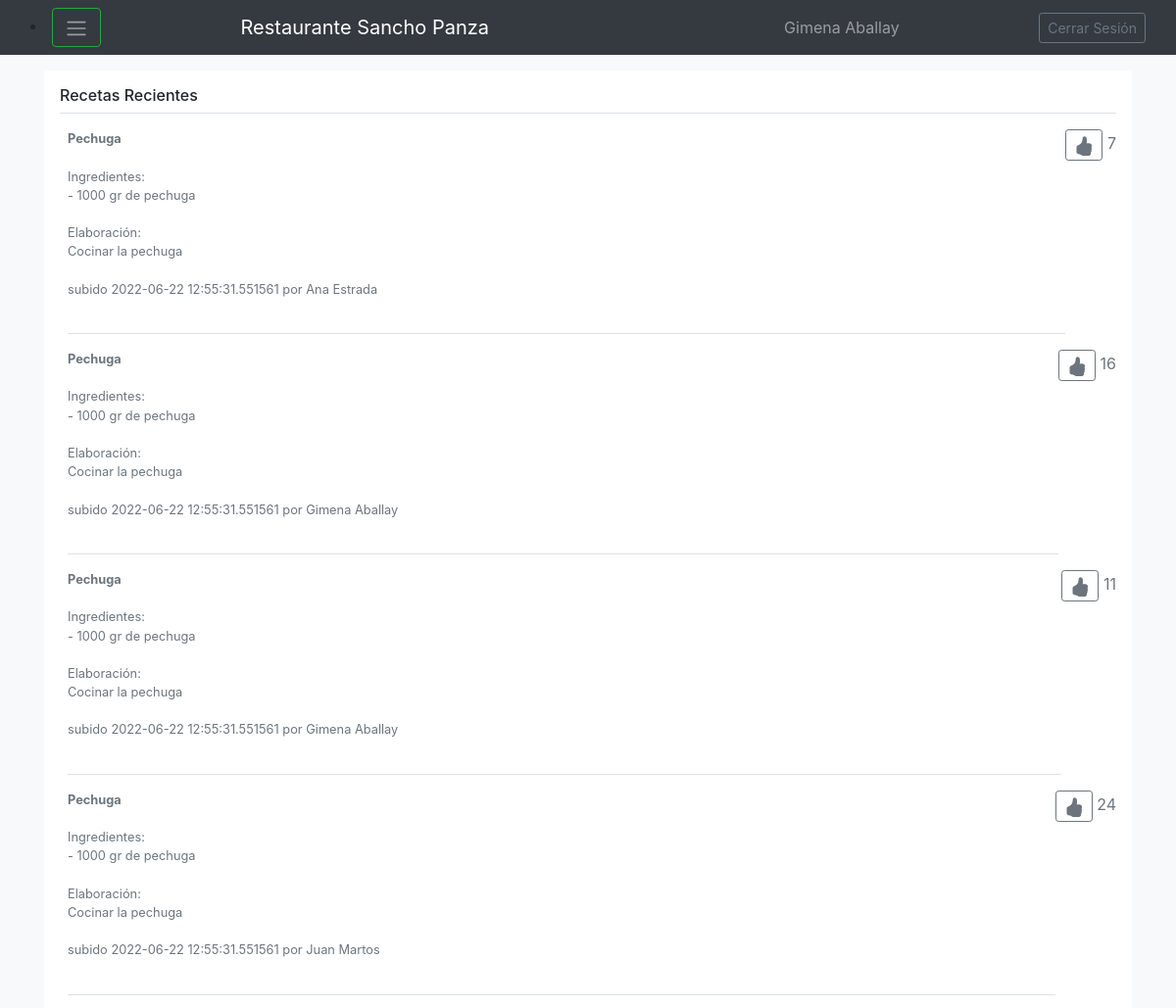
/Bienvenido (signed in, upper part), run on an earlier commit of the app's database.
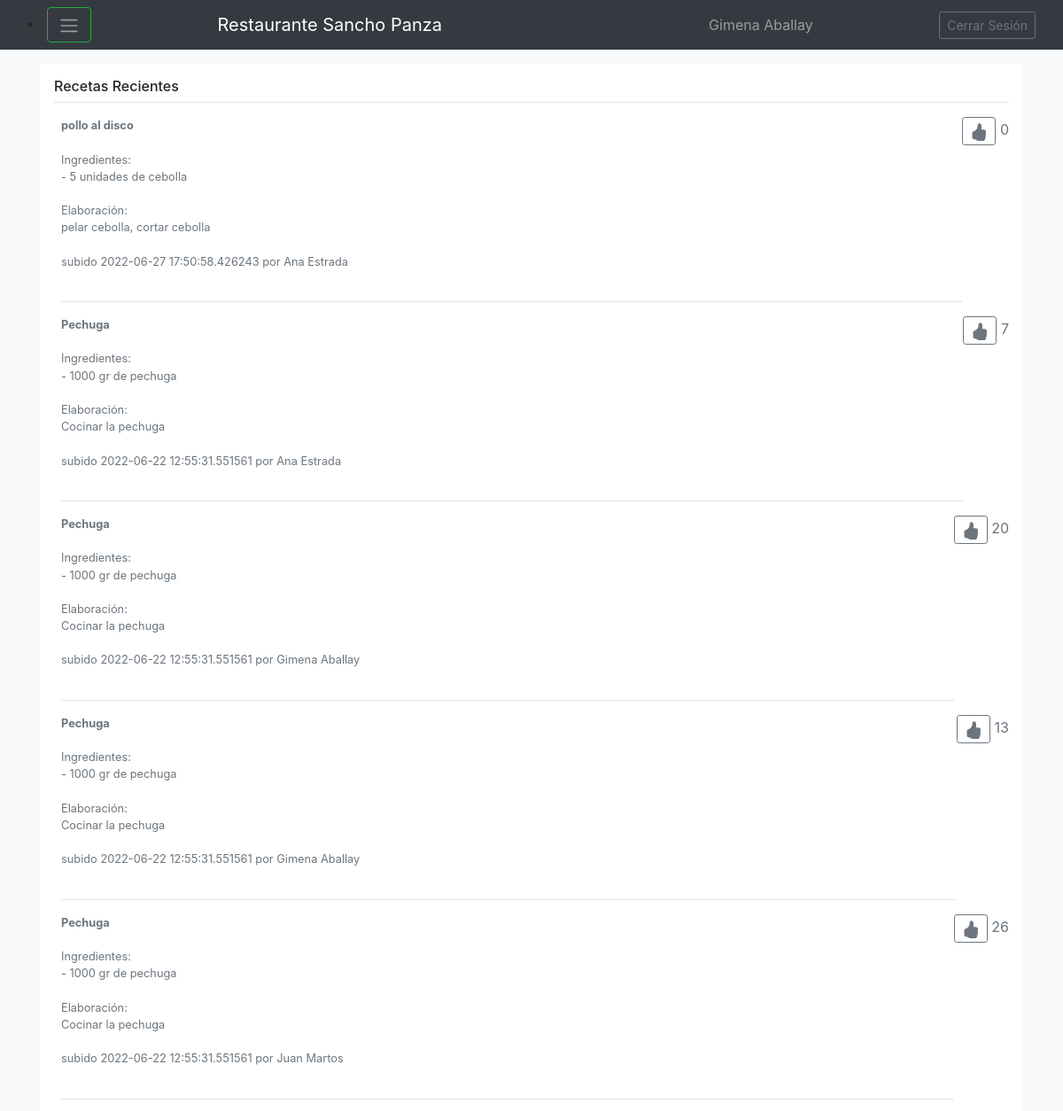
And on a later commit of the database.
### models.py (models this page shows, shortened)
class Usuario(db.Model):
    __tablename__='Usuario'
    id=db.Column(db.Integer, primary_key=True)
    nombre=db.Column(db.String(80), nullable=False)
    correo=db.Column(db.String(120), unique=True, nullable=False)
    clave=db.Column(db.String(120), nullable=False)
    recetas=db.relationship('Receta', backref='Usuario', cascade="all, delete-orphan")

class Receta(db.Model):
    __tablename__='Receta'
    id=db.Column(db.Integer, primary_key=True)
    nombre=db.Column(db.String(80), nullable=False)
    tiempo=db.Column(db.Integer, nullable=False)
    fecha=db.Column(db.DateTime, nullable=False)
    elaboracion=db.Column(db.String(80), nullable=False)
    cantidadmegusta=db.Column(db.Integer, nullable=False)
    usuarioid=db.Column(db.Integer, db.ForeignKey('Usuario.id'))
    ingredientes=db.relationship('Ingrediente', backref='Receta', cascade="all, delete-orphan")

class Ingrediente(db.Model):
    __tablename__='Ingrediente'
    id=db.Column(db.Integer, primary_key=True)
    nombre=db.Column(db.String(80), nullable=False)
    cantidad=db.Column(db.Integer, nullable=False)
    unidad=db.Column(db.String(80), nullable=False)
    recetaid=db.Column(db.Integer, db.ForeignKey('Receta.id'))

### app.py (the view)
@app.route('/Bienvenido', methods=['GET', 'POST'])
def ingreso():
    if request.method == 'POST':
        if not request.form['email'] or not request.form['password']: #Evalua si el usuario en si no ingreso nada
            return render_template('index.html')
        else:
            Usuario_actual= Usuario.query.filter_by(correo=request.form['email']).first() #Crea la variable Usuario_actual y le asigna el email ingresado en el form
            if Usuario_actual is None: #Comprueba si esta vacio
                return render_template('Error.html', error="Email no Registrado")
            else:
                password=(hashlib.md5(bytes(request.form['password'], encoding='utf-8'))).hexdigest() #Encripta la Password
                if (password==Usuario_actual.clave): #Compara el password ya hasheado con el de la base de datos
                    session['nombre']=Usuario_actual.nombre
                    session['id']=Usuario_actual.id
                    recetasrecientes=Receta.query.all()
                    recetasrecientes.reverse()
                    return render_template('Bienvenido.html', tipo_busqueda="Recetas Recientes", usuario_actual=Usuario_actual, recetas=recetasrecientes, usuarios=Usuario.query.all(), ingredientes=Ingrediente.query.all()) #Redirecciona al usuario al template de Bienvenido.html
                else:
                    return render_template('Error.html', error="Contraseña incorrecta")
    else:
        if ('nombre' in session):
            recetasrecientes=Receta.query.all()
            recetasrecientes.reverse()
            return render_template('Bienvenido.html', tipo_busqueda="Recetas Recientes", usuario_actual=session, recetas=recetasrecientes, usuarios=Usuario.query.all(), ingredientes=Ingrediente.query.all()) #Redirecciona al usuario al template de Bienvenido.html
        else:
            return render_template('index.html', error = 'User or Password wrong') #El caso base lo redirecciona al Ingreso.html

### templates/Bienvenido.html (shortened to what this page needs)
{% extends "Base.html" %}
{% block content %}
<div class="my-3 p-3 bg-white rounded box-shadow">
  <h6 class="border-bottom border-gray pb-2 mb-0">{{tipo_busqueda}}</h6>
  {% for receta in recetas %}
  <div class="media text-muted pt-3">
    <p class="media-body pb-3 mb-0 small lh-125 border-bottom border-gray">
      <strong class="d-block text-gray-dark">{{receta.nombre}}</strong>
    <br>
      Ingredientes:
    <br>
      {% for ingrediente in receta.ingredientes %}
        {% if ingrediente.recetaid == receta.id %}
          - {{ingrediente.cantidad}} {{ingrediente.unidad}} de {{ingrediente.nombre}}
          <br>
        {% endif %}
      {% endfor %}
      <br>
      Elaboración:
      <br>
      {{receta.elaboracion}}
      <br><br>
      subido {{receta.fecha}} por {{usuarios[receta.usuarioid-1].nombre}}
      <br><br>
      <p class="d-block text-gray-dark">
      <form action="http://localhost:5000/megusta" method="post">
        <a class="btn btn-outline-secondary btn-sm" href="http://localhost:5000/megusta" for="btn-check-2"></a>
           {{receta.cantidadmegusta}}
      </form>
    </p>
    </p>
  </div>
  {% endfor %}
{% endblock %}

### templates/Base.html (shortened to what this page needs)
<!doctype html>
<html lang="en">
  <head>
    <link href="static/css/bootstrap.min.css" rel="stylesheet">
    <link href="static/css/offcanvas.css" rel="stylesheet">
  </head>
  <body class="bg-light">
    <nav class="navbar navbar-expand-md fixed-top navbar-dark bg-dark">
      <div class="container-fluid">
        <li class="nav-item dropdown">
            <button class="btn btn-outline-success" id="navbarDropdown" data-bs-toggle="dropdown" aria-expanded="false">
                <span class="navbar-toggler-icon"></span>
            </button>
          </li>
          <a class="navbar-brand" href="http://localhost:5000/Bienvenido">Restaurante Sancho Panza</a>
          <li class="navbar-text">
            {{usuario_actual.nombre}}
          </li>
          <a class="btn btn-sm btn-outline-secondary" href="http://127.0.0.1:5000/" >Cerrar Sesión</a>
      </div>
    </nav>
    <main role="main" class="container">
        {% block content %}{% endblock %}
    </main>
  </body>
</html>

### static/css/offcanvas.css (style rules this page uses)
html, body { overflow-x: hidden; }
body { padding-top: 56px; }

What changed in the data, as far as the page shows it:
added Receta: nombre "pollo al disco", elaboracion "pelar cebolla, cortar cebolla", fecha "2022-06-27 17:50:58.426243", usuarioid.nombre "Ana Estrada", cantidadmegusta "0"
added Ingrediente: cantidad "5", unidad "unidades", nombre "cebolla", shown under "pollo al disco"
changed Receta (number 3 of 5 on the later page): cantidadmegusta "16" → "20"
changed Receta (number 4 of 5 on the later page): cantidadmegusta "11" → "13"
changed Receta "Juan Martos": cantidadmegusta "24" → "26"
